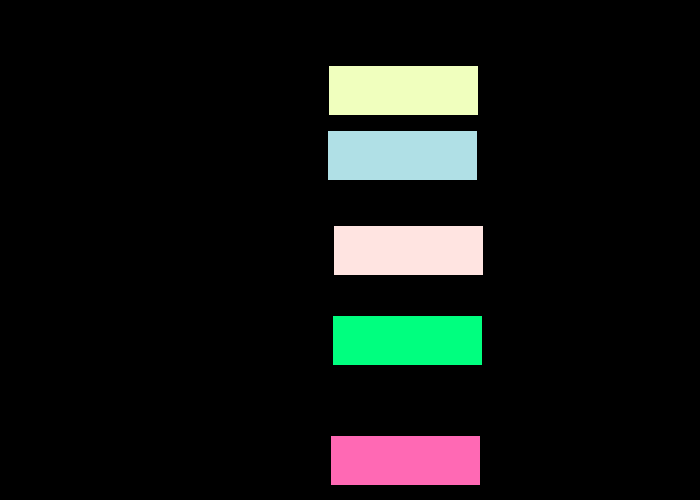
Frame 1 (no input)
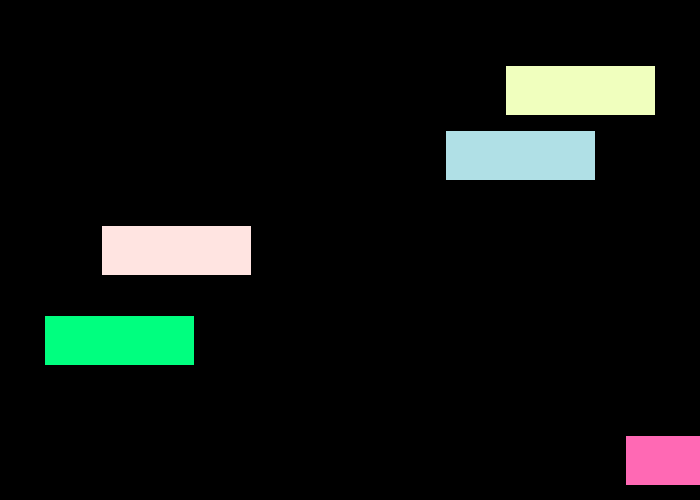
Frame 60 (the mouse pressed at the canvas centre just before this capture)
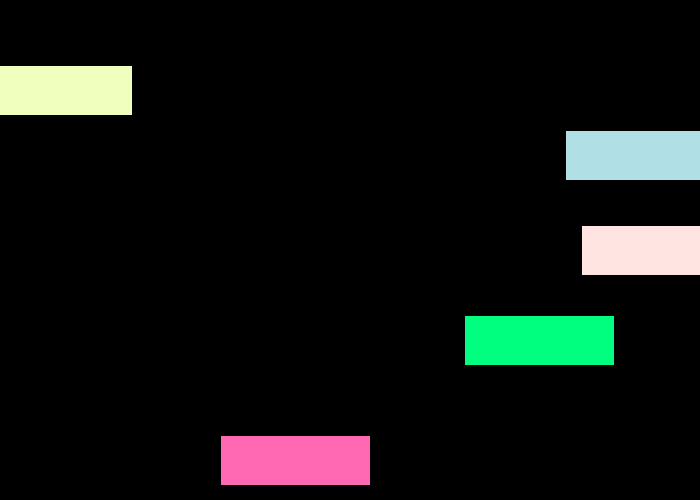
Frame 120 (the mouse held since frame 60 and released just before this capture)

The Processing sketch that drew these frames (run headless with seeded random() and noise(); from frame 60 on, the mouse is pressed at the canvas centre):

// Processing sketch: processing_30594
// ── processing_30594.pde


Car myCarA;
Car myCarB;
Car myCarC;
Car myCarD;
Car myCarE;

void setup() {
  size(700,500);
  myCarA = new Car(color(255,228,225),400,250,8);
  myCarB = new Car(color(240,255,190),400,90,3);
  myCarC = new Car(color(176,224,230),400,155,2);
  myCarD = new Car(color(0,255,127),400,340,7);
  myCarE = new Car(color(255,105,180),400,460,5);
}

void draw() {
  background(0);
  myCarA.drive();
  myCarA.display();
  myCarB.drive();
  myCarB.display();
  myCarC.drive();
  myCarC.display();
  myCarD.drive();
  myCarD.display();
  myCarE.drive();
  myCarE.display();
}

///////////////////////////////
class Car { 
  color c;
  float xpos;
  float ypos;
  float xspeed;

  Car(color tempC, float tempXpos, float tempYpos, float tempXspeed) { 
    c = tempC;
    xpos = tempXpos;
    ypos = tempYpos;
    xspeed = tempXspeed;
  }

  void display() {
    stroke(0);
    fill(c);
    rectMode(CENTER);
    rect(xpos,ypos,150,50);
  }

  void drive() {
    xpos = xpos + xspeed;
    if (xpos > width) {
      xpos = 0;
    }
  }
}
